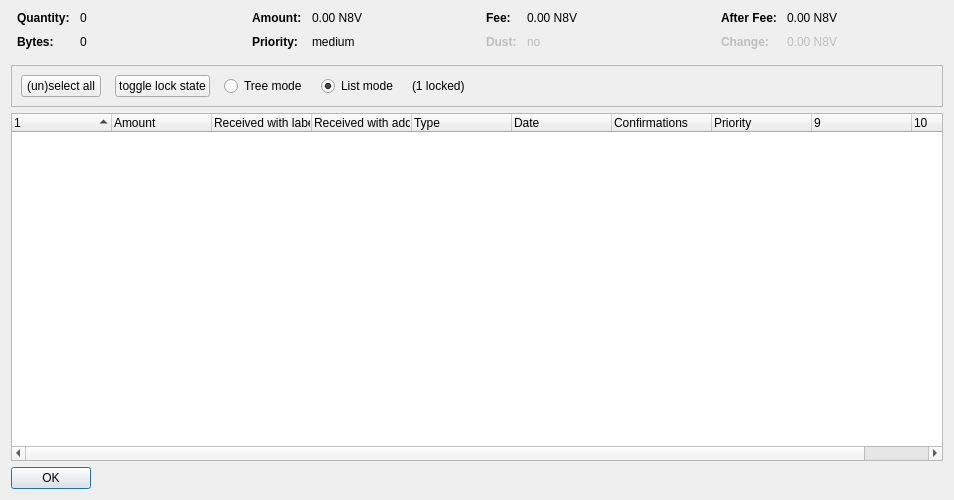
<?xml version="1.0" encoding="UTF-8"?>
<ui version="4.0">
 <class>CoinControlDialog</class>
 <widget class="QDialog" name="CoinControlDialog">
  <property name="geometry">
   <rect>
    <x>0</x>
    <y>0</y>
    <width>954</width>
    <height>500</height>
   </rect>
  </property>
  <property name="windowTitle">
   <string>Coin Selection</string>
  </property>
  <layout class="QVBoxLayout" name="verticalLayout">
   <item>
    <layout class="QHBoxLayout" name="horizontalLayoutTop" stretch="0,0,0,0">
     <property name="topMargin">
      <number>0</number>
     </property>
     <property name="bottomMargin">
      <number>10</number>
     </property>
     <item>
      <layout class="QFormLayout" name="formLayoutCoinControl1">
       <property name="horizontalSpacing">
        <number>10</number>
       </property>
       <property name="verticalSpacing">
        <number>10</number>
       </property>
       <property name="leftMargin">
        <number>6</number>
       </property>
       <property name="rightMargin">
        <number>6</number>
       </property>
       <item row="0" column="0">
        <widget class="QLabel" name="labelCoinControlQuantityText">
         <property name="font">
          <font>
           <weight>75</weight>
           <bold>true</bold>
          </font>
         </property>
         <property name="text">
          <string>Quantity:</string>
         </property>
        </widget>
       </item>
       <item row="0" column="1">
        <widget class="QLabel" name="labelCoinControlQuantity">
         <property name="cursor">
          <cursorShape>IBeamCursor</cursorShape>
         </property>
         <property name="contextMenuPolicy">
          <enum>Qt::ActionsContextMenu</enum>
         </property>
         <property name="text">
          <string notr="true">0</string>
         </property>
         <property name="textInteractionFlags">
          <set>Qt::LinksAccessibleByMouse|Qt::TextSelectableByKeyboard|Qt::TextSelectableByMouse</set>
         </property>
        </widget>
       </item>
       <item row="1" column="0">
        <widget class="QLabel" name="labelCoinControlBytesText">
         <property name="font">
          <font>
           <weight>75</weight>
           <bold>true</bold>
          </font>
         </property>
         <property name="text">
          <string>Bytes:</string>
         </property>
        </widget>
       </item>
       <item row="1" column="1">
        <widget class="QLabel" name="labelCoinControlBytes">
         <property name="cursor">
          <cursorShape>IBeamCursor</cursorShape>
         </property>
         <property name="contextMenuPolicy">
          <enum>Qt::ActionsContextMenu</enum>
         </property>
         <property name="text">
          <string notr="true">0</string>
         </property>
         <property name="textInteractionFlags">
          <set>Qt::LinksAccessibleByMouse|Qt::TextSelectableByKeyboard|Qt::TextSelectableByMouse</set>
         </property>
        </widget>
       </item>
      </layout>
     </item>
     <item>
      <layout class="QFormLayout" name="formLayoutCoinControl2">
       <property name="horizontalSpacing">
        <number>10</number>
       </property>
       <property name="verticalSpacing">
        <number>10</number>
       </property>
       <property name="leftMargin">
        <number>6</number>
       </property>
       <property name="rightMargin">
        <number>6</number>
       </property>
       <item row="0" column="0">
        <widget class="QLabel" name="labelCoinControlAmountText">
         <property name="font">
          <font>
           <weight>75</weight>
           <bold>true</bold>
          </font>
         </property>
         <property name="text">
          <string>Amount:</string>
         </property>
        </widget>
       </item>
       <item row="0" column="1">
        <widget class="QLabel" name="labelCoinControlAmount">
         <property name="cursor">
          <cursorShape>IBeamCursor</cursorShape>
         </property>
         <property name="contextMenuPolicy">
          <enum>Qt::ActionsContextMenu</enum>
         </property>
         <property name="text">
          <string notr="true">0.00 N8V</string>
         </property>
         <property name="textInteractionFlags">
          <set>Qt::LinksAccessibleByMouse|Qt::TextSelectableByKeyboard|Qt::TextSelectableByMouse</set>
         </property>
        </widget>
       </item>
       <item row="1" column="0">
        <widget class="QLabel" name="labelCoinControlPriorityText">
         <property name="font">
          <font>
           <weight>75</weight>
           <bold>true</bold>
          </font>
         </property>
         <property name="text">
          <string>Priority:</string>
         </property>
        </widget>
       </item>
       <item row="1" column="1">
        <widget class="QLabel" name="labelCoinControlPriority">
         <property name="cursor">
          <cursorShape>IBeamCursor</cursorShape>
         </property>
         <property name="contextMenuPolicy">
          <enum>Qt::ActionsContextMenu</enum>
         </property>
         <property name="text">
          <string>medium</string>
         </property>
         <property name="textInteractionFlags">
          <set>Qt::LinksAccessibleByMouse|Qt::TextSelectableByKeyboard|Qt::TextSelectableByMouse</set>
         </property>
        </widget>
       </item>
      </layout>
     </item>
     <item>
      <layout class="QFormLayout" name="formLayoutCoinControl3">
       <property name="horizontalSpacing">
        <number>10</number>
       </property>
       <property name="verticalSpacing">
        <number>10</number>
       </property>
       <property name="leftMargin">
        <number>6</number>
       </property>
       <property name="rightMargin">
        <number>6</number>
       </property>
       <item row="0" column="0">
        <widget class="QLabel" name="labelCoinControlFeeText">
         <property name="font">
          <font>
           <weight>75</weight>
           <bold>true</bold>
          </font>
         </property>
         <property name="text">
          <string>Fee:</string>
         </property>
        </widget>
       </item>
       <item row="0" column="1">
        <widget class="QLabel" name="labelCoinControlFee">
         <property name="cursor">
          <cursorShape>IBeamCursor</cursorShape>
         </property>
         <property name="contextMenuPolicy">
          <enum>Qt::ActionsContextMenu</enum>
         </property>
         <property name="text">
          <string notr="true">0.00 N8V</string>
         </property>
         <property name="textInteractionFlags">
          <set>Qt::LinksAccessibleByMouse|Qt::TextSelectableByKeyboard|Qt::TextSelectableByMouse</set>
         </property>
        </widget>
       </item>
       <item row="1" column="0">
        <widget class="QLabel" name="labelCoinControlLowOutputText">
         <property name="enabled">
          <bool>false</bool>
         </property>
         <property name="font">
          <font>
           <weight>75</weight>
           <bold>true</bold>
          </font>
         </property>
         <property name="text">
          <string>Dust:</string>
         </property>
        </widget>
       </item>
       <item row="1" column="1">
        <widget class="QLabel" name="labelCoinControlLowOutput">
         <property name="enabled">
          <bool>false</bool>
         </property>
         <property name="cursor">
          <cursorShape>IBeamCursor</cursorShape>
         </property>
         <property name="contextMenuPolicy">
          <enum>Qt::ActionsContextMenu</enum>
         </property>
         <property name="text">
          <string>no</string>
         </property>
         <property name="textInteractionFlags">
          <set>Qt::LinksAccessibleByMouse|Qt::TextSelectableByKeyboard|Qt::TextSelectableByMouse</set>
         </property>
        </widget>
       </item>
      </layout>
     </item>
     <item>
      <layout class="QFormLayout" name="formLayoutCoinControl4">
       <property name="horizontalSpacing">
        <number>10</number>
       </property>
       <property name="verticalSpacing">
        <number>10</number>
       </property>
       <property name="leftMargin">
        <number>6</number>
       </property>
       <property name="rightMargin">
        <number>6</number>
       </property>
       <item row="0" column="0">
        <widget class="QLabel" name="labelCoinControlAfterFeeText">
         <property name="font">
          <font>
           <weight>75</weight>
           <bold>true</bold>
          </font>
         </property>
         <property name="text">
          <string>After Fee:</string>
         </property>
        </widget>
       </item>
       <item row="0" column="1">
        <widget class="QLabel" name="labelCoinControlAfterFee">
         <property name="cursor">
          <cursorShape>IBeamCursor</cursorShape>
         </property>
         <property name="contextMenuPolicy">
          <enum>Qt::ActionsContextMenu</enum>
         </property>
         <property name="text">
          <string notr="true">0.00 N8V</string>
         </property>
         <property name="textInteractionFlags">
          <set>Qt::LinksAccessibleByMouse|Qt::TextSelectableByKeyboard|Qt::TextSelectableByMouse</set>
         </property>
        </widget>
       </item>
       <item row="1" column="0">
        <widget class="QLabel" name="labelCoinControlChangeText">
         <property name="enabled">
          <bool>false</bool>
         </property>
         <property name="font">
          <font>
           <weight>75</weight>
           <bold>true</bold>
          </font>
         </property>
         <property name="text">
          <string>Change:</string>
         </property>
        </widget>
       </item>
       <item row="1" column="1">
        <widget class="QLabel" name="labelCoinControlChange">
         <property name="enabled">
          <bool>false</bool>
         </property>
         <property name="cursor">
          <cursorShape>IBeamCursor</cursorShape>
         </property>
         <property name="contextMenuPolicy">
          <enum>Qt::ActionsContextMenu</enum>
         </property>
         <property name="text">
          <string notr="true">0.00 N8V</string>
         </property>
         <property name="textInteractionFlags">
          <set>Qt::LinksAccessibleByMouse|Qt::TextSelectableByKeyboard|Qt::TextSelectableByMouse</set>
         </property>
        </widget>
       </item>
      </layout>
     </item>
    </layout>
   </item>
   <item>
    <widget class="QFrame" name="frame">
     <property name="minimumSize">
      <size>
       <width>0</width>
       <height>40</height>
      </size>
     </property>
     <property name="frameShape">
      <enum>QFrame::StyledPanel</enum>
     </property>
     <property name="frameShadow">
      <enum>QFrame::Sunken</enum>
     </property>
     <layout class="QHBoxLayout" name="horizontalLayout">
      <item>
       <layout class="QHBoxLayout" name="horizontalLayoutPanel" stretch="0,0,0,0,0,0">
        <property name="spacing">
         <number>14</number>
        </property>
        <item>
         <widget class="QPushButton" name="pushButtonSelectAll">
          <property name="sizePolicy">
           <sizepolicy hsizetype="Maximum" vsizetype="Fixed">
            <horstretch>0</horstretch>
            <verstretch>0</verstretch>
           </sizepolicy>
          </property>
          <property name="text">
           <string>(un)select all</string>
          </property>
          <property name="autoDefault">
           <bool>false</bool>
          </property>
         </widget>
        </item>
        <item>
         <widget class="QPushButton" name="pushButtonToggleLock">
          <property name="sizePolicy">
           <sizepolicy hsizetype="Maximum" vsizetype="Fixed">
            <horstretch>0</horstretch>
            <verstretch>0</verstretch>
           </sizepolicy>
          </property>
          <property name="text">
           <string>toggle lock state</string>
          </property>
          <property name="autoDefault">
           <bool>false</bool>
          </property>
         </widget>
        </item>
        <item>
         <widget class="QRadioButton" name="radioTreeMode">
          <property name="sizePolicy">
           <sizepolicy hsizetype="Maximum" vsizetype="Fixed">
            <horstretch>0</horstretch>
            <verstretch>0</verstretch>
           </sizepolicy>
          </property>
          <property name="text">
           <string>Tree mode</string>
          </property>
         </widget>
        </item>
        <item>
         <widget class="QRadioButton" name="radioListMode">
          <property name="sizePolicy">
           <sizepolicy hsizetype="Maximum" vsizetype="Fixed">
            <horstretch>0</horstretch>
            <verstretch>0</verstretch>
           </sizepolicy>
          </property>
          <property name="text">
           <string>List mode</string>
          </property>
          <property name="checked">
           <bool>true</bool>
          </property>
         </widget>
        </item>
        <item>
         <widget class="QLabel" name="labelLocked">
          <property name="text">
           <string>(1 locked)</string>
          </property>
         </widget>
        </item>
        <item>
         <spacer name="horizontalSpacer">
          <property name="orientation">
           <enum>Qt::Horizontal</enum>
          </property>
          <property name="sizeHint" stdset="0">
           <size>
            <width>40</width>
            <height>20</height>
           </size>
          </property>
         </spacer>
        </item>
       </layout>
      </item>
     </layout>
    </widget>
   </item>
   <item>
    <widget class="CoinControlTreeWidget" name="treeWidget">
     <property name="contextMenuPolicy">
      <enum>Qt::CustomContextMenu</enum>
     </property>
     <property name="sortingEnabled">
      <bool>false</bool>
     </property>
     <property name="columnCount">
      <number>10</number>
     </property>
     <attribute name="headerShowSortIndicator" stdset="0">
      <bool>true</bool>
     </attribute>
     <attribute name="headerStretchLastSection">
      <bool>false</bool>
     </attribute>
     <column>
      <property name="text">
       <string/>
      </property>
     </column>
     <column>
      <property name="text">
       <string>Amount</string>
      </property>
     </column>
     <column>
      <property name="text">
       <string>Received with label</string>
      </property>
     </column>
     <column>
      <property name="text">
       <string>Received with address</string>
      </property>
     </column>
     <column>
      <property name="text">
       <string>Type</string>
      </property>
     </column>
     <column>
      <property name="text">
       <string>Date</string>
      </property>
     </column>
     <column>
      <property name="text">
       <string>Confirmations</string>
      </property>
      <property name="toolTip">
       <string>Confirmed</string>
      </property>
     </column>
     <column>
      <property name="text">
       <string>Priority</string>
      </property>
     </column>
     <column>
      <property name="text">
       <string/>
      </property>
     </column>
     <column>
      <property name="text">
       <string/>
      </property>
     </column>
    </widget>
   </item>
   <item>
    <widget class="QDialogButtonBox" name="buttonBox">
     <property name="sizePolicy">
      <sizepolicy hsizetype="Maximum" vsizetype="Fixed">
       <horstretch>0</horstretch>
       <verstretch>0</verstretch>
      </sizepolicy>
     </property>
     <property name="orientation">
      <enum>Qt::Horizontal</enum>
     </property>
     <property name="standardButtons">
      <set>QDialogButtonBox::Ok</set>
     </property>
    </widget>
   </item>
  </layout>
 </widget>
 <customwidgets>
  <customwidget>
   <class>CoinControlTreeWidget</class>
   <extends>QTreeWidget</extends>
   <header>coincontroltreewidget.h</header>
  </customwidget>
 </customwidgets>
 <resources/>
 <connections/>
</ui>
